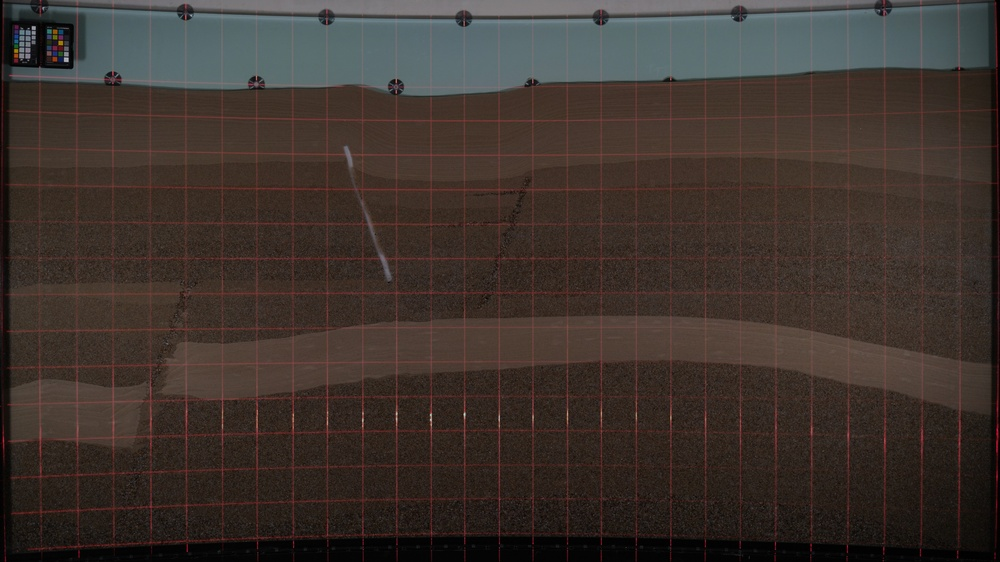
#> input picture examples/correction/baseline_with_laser_grid.jpg, 1000 x 562 px, shrunk from 3180 x 1788 before the run
$ python -i contouranalysis.py   (imports and definitions only)
#> lines starting #> are read from the running program, lines starting #| are printed output that depends on the picture
"""
Module containing analysis tools for segmented images. This includes
measuring lengths of contours, weighted sums (generalized mass analysis).
"""
from __future__ import annotations

from typing import Optional, Union, cast

import matplotlib.pyplot as plt
import numpy as np
import scipy.ndimage as ndi
import skimage

import daria


# [84 lines that did not run here, left out]

>>> import cv2
>>> picture = cv2.imread('../../../examples/correction/baseline_with_laser_grid.jpg', cv2.IMREAD_GRAYSCALE)
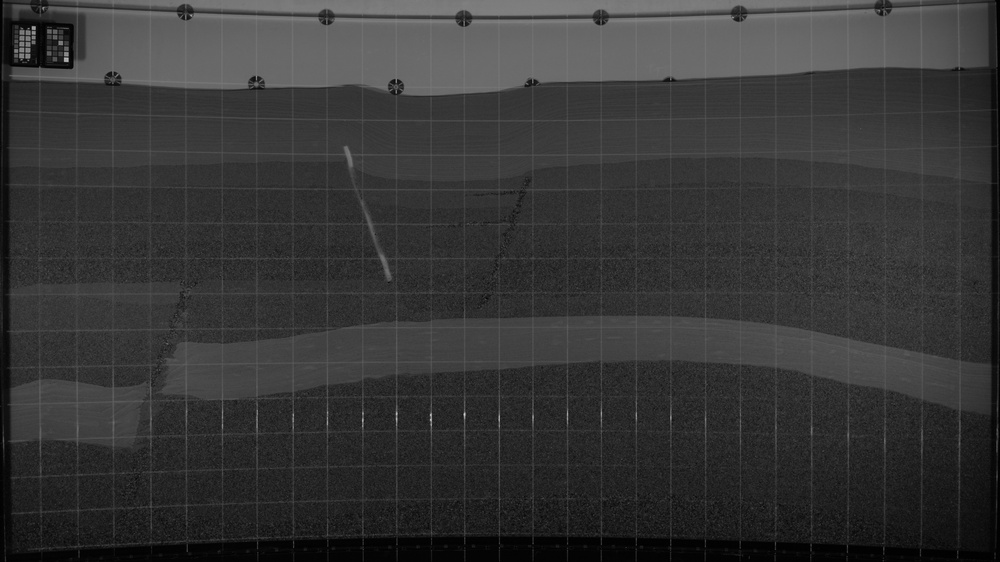
#> picture: shape (562, 1000); min 0, max 215, mean 54
#> (the run stopped early here; a loop or call above may not have finished)
